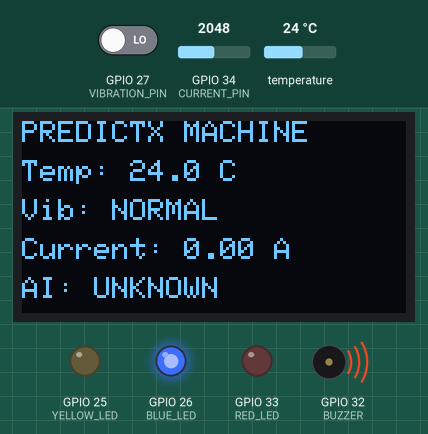
A program run on a simulated ESP32. On the bench: 128×64 one-colour display, output pins drawn as LEDs (lit = HIGH), buzzer (waves = sounding, pin HIGH). Inputs (shaded band) come from the test bench; at power-on: GPIO 34 (CURRENT_PIN) = 2048, GPIO 27 (VIBRATION_PIN) LOW, temperature 24 °C (analog values on the 0–4095 scale). WiFi joins after 1.5 s; servers stay silent unless stated; uploads are accepted with an empty reply; what the program prints to the serial monitor is not drawn.

Above: at 7.3 s.
7.4 s: GPIO 34 (CURRENT_PIN) set to 2099
At 11.6 s:
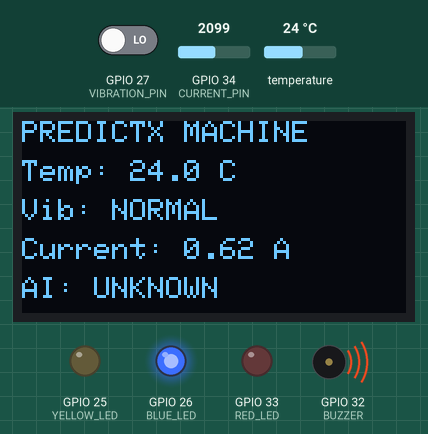
12.2 s: GPIO 34 (CURRENT_PIN) set to 2184
At 15.8 s:
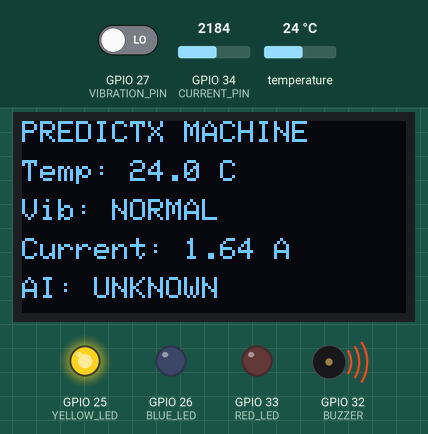
16.3 s: GPIO 27 (VIBRATION_PIN) driven HIGH
At 20.0 s:
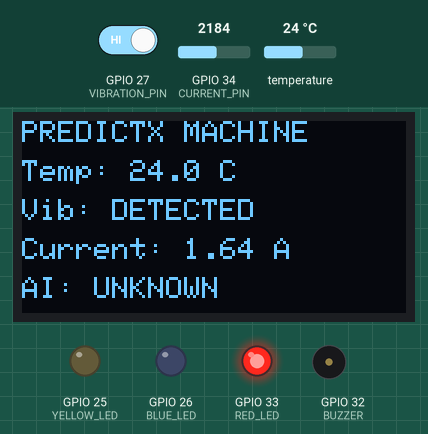
20.4 s: temperature set to 12 °C
At 24.1 s:
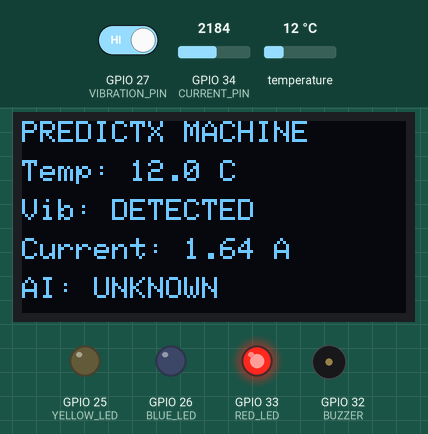
24.4 s: GPIO 27 (VIBRATION_PIN) driven LOW
At 27.3 s:
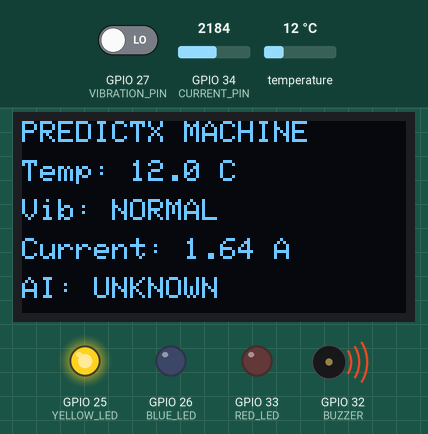
28.5 s: temperature set to 19 °C
Timing chart, 0 to 31.5 s (numbered marks = the images above; inputs shaded):
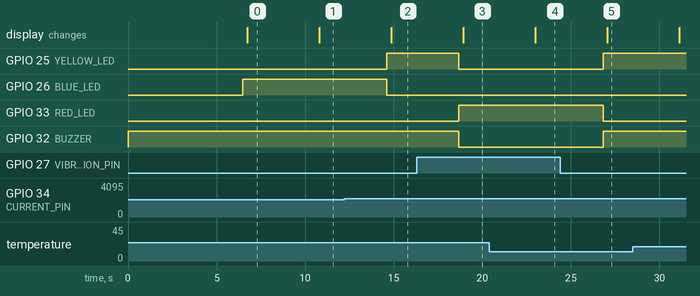

The program:

main.cpp
```cpp
#include <Arduino.h>
#include <WiFi.h>
#include <WebServer.h>
#include <HTTPClient.h>
#include <Wire.h>
#include <OneWire.h>
#include <DallasTemperature.h>
#include <Adafruit_GFX.h>
#include <Adafruit_SSD1306.h>

// ================= WIFI =================
const char* ssid = "motoedge60fusion_2747";
const char* password = "password";

// Laptop IP running api.py
const char* AI_URL = "http://10.175.92.207:5000/predict";

WebServer server(80);

// ================= PINS =================
#define TEMP_PIN       4
#define VIBRATION_PIN  27
#define CURRENT_PIN    34

#define BLUE_LED       26
#define YELLOW_LED     25
#define RED_LED        33
#define BUZZER         32

// ================= OLED =================
#define SCREEN_WIDTH 128
#define SCREEN_HEIGHT 64

Adafruit_SSD1306 display(
  SCREEN_WIDTH,
  SCREEN_HEIGHT,
  &Wire,
  -1
);

// ================= TEMPERATURE =================
OneWire oneWire(TEMP_PIN);
DallasTemperature tempSensor(&oneWire);

// ================= VARIABLES =================
float temperature = 0;
float current = 0;
float zeroVoltage = 0;

int vibration = 0;

String status = "STARTING";
String aiPrediction = "WAITING";

// ================= ACS712 =================
const float ACS_SENSITIVITY = 0.100;
const float DIVIDER_FACTOR = 1.5;

// ================= THRESHOLD LIMITS =================

// Temperature
const float TEMP_WARNING = 45.0;
const float TEMP_FAULT   = 60.0;

// Current
const float CURRENT_WARNING = 1.20;
const float CURRENT_FAULT   = 2.00;

// Vibration
// HIGH = vibration detected = FAULT


// ================= CURRENT READING =================
float readCurrent() {

  long total = 0;

  for (int i = 0; i < 100; i++) {

    total += analogRead(CURRENT_PIN);

    delayMicroseconds(500);
  }

  float adc = total / 100.0;

  float adcVoltage =
    (adc / 4095.0) * 3.3;

  float sensorVoltage =
    adcVoltage * DIVIDER_FACTOR;

  float amps =
    (sensorVoltage - zeroVoltage)
    / ACS_SENSITIVITY;

  if (abs(amps) < 0.08) {
    amps = 0;
  }

  return abs(amps);
}


// ================= AI API =================
void sendToAI() {

  if (WiFi.status() != WL_CONNECTED) {

    Serial.println(
      "AI: WiFi not connected"
    );

    return;
  }

  HTTPClient http;

  http.begin(AI_URL);

  http.addHeader(
    "Content-Type",
    "application/json"
  );

  String json =
    "{\"temperature\":" +
    String(temperature, 1) +
    ",\"vibration\":" +
    String(vibration) +
    ",\"current\":" +
    String(current, 2) +
    "}";

  Serial.println(
    "Sending to AI:"
  );

  Serial.println(json);

  int code = http.POST(json);

  if (code > 0) {

    String response =
      http.getString();

    Serial.print(
      "AI Response: "
    );

    Serial.println(response);

    // Read prediction
    if (response.indexOf("FAULT") >= 0) {

      aiPrediction = "FAULT";

    }

    else if (response.indexOf("WARNING") >= 0) {

      aiPrediction = "WARNING";

    }

    else if (response.indexOf("NORMAL") >= 0) {

      aiPrediction = "NORMAL";

    }

    else {

      aiPrediction = "UNKNOWN";
    }

  }

  else {

    Serial.print(
      "AI connection error: "
    );

    Serial.println(code);

    aiPrediction = "OFFLINE";
  }

  http.end();
}


// ================= DASHBOARD =================
void handleRoot() {

  String page = R"rawliteral(
<!DOCTYPE html>
<html lang="en">
<head>
<meta charset="UTF-8">
<meta name="viewport" content="width=device-width, initial-scale=1">
<meta http-equiv="refresh" content="2">
<title>PredictX • ESP32 AI Monitor</title>
<style>
  :root {
    --bg: #090d0b;
    --panel: rgba(18, 24, 20, 0.85);
    --border: rgba(196, 241, 105, 0.12);
    --lime: #c4f169;
    --cyan: #71e1d1;
    --green: #4ade80;
    --amber: #facc15;
    --red: #f87171;
    --text: #f1f5f0;
    --muted: #8b998a;
  }
  * { box-sizing: border-box; margin: 0; padding: 0; }
  body {
    font-family: -apple-system, BlinkMacSystemFont, "Segoe UI", Roboto, "Helvetica Neue", Arial, sans-serif;
    background: radial-gradient(ellipse at 50% 0%, #152018 0%, var(--bg) 70%);
    color: var(--text);
    min-height: 100vh;
    padding: 24px 16px;
    display: flex;
    flex-direction: column;
    align-items: center;
  }
  .container {
    width: 100%;
    max-width: 640px;
  }
  header {
    text-align: center;
    margin-bottom: 24px;
  }
  .logo {
    display: inline-flex;
    align-items: center;
    gap: 8px;
    font-size: 26px;
    font-weight: 800;
    letter-spacing: -0.5px;
    color: var(--lime);
    text-shadow: 0 0 20px rgba(196, 241, 105, 0.25);
  }
  .subtitle {
    color: var(--muted);
    font-size: 12px;
    letter-spacing: 1px;
    text-transform: uppercase;
    margin-top: 4px;
  }
  .live-pill {
    display: inline-flex;
    align-items: center;
    gap: 6px;
    background: rgba(196, 241, 105, 0.08);
    border: 1px solid rgba(196, 241, 105, 0.2);
    color: var(--lime);
    padding: 4px 12px;
    border-radius: 999px;
    font-size: 11px;
    font-family: monospace;
    margin-top: 10px;
  }
  .dot {
    width: 7px;
    height: 7px;
    border-radius: 50%;
    background: var(--lime);
    box-shadow: 0 0 8px var(--lime);
    animation: pulse 1.8s infinite;
  }
  .status-hero {
    background: var(--panel);
    border: 1px solid var(--border);
    backdrop-filter: blur(12px);
    border-radius: 18px;
    padding: 24px;
    text-align: center;
    box-shadow: 0 16px 40px rgba(0, 0, 0, 0.4);
    margin-bottom: 16px;
  }
  .status-hero .label {
    font-size: 11px;
    text-transform: uppercase;
    letter-spacing: 1.5px;
    color: var(--muted);
    margin-bottom: 8px;
  }
  .badge {
    display: inline-block;
    font-size: 24px;
    font-weight: 800;
    letter-spacing: 1.5px;
    padding: 6px 20px;
    border-radius: 12px;
    border: 1px solid transparent;
  }
  .status-NORMAL {
    color: var(--green);
    background: rgba(74, 222, 128, 0.12);
    border-color: rgba(74, 222, 128, 0.3);
    text-shadow: 0 0 16px rgba(74, 222, 128, 0.3);
  }
  .status-WARNING {
    color: var(--amber);
    background: rgba(250, 204, 21, 0.12);
    border-color: rgba(250, 204, 21, 0.35);
    text-shadow: 0 0 16px rgba(250, 204, 21, 0.3);
  }
  .status-FAULT {
    color: var(--red);
    background: rgba(248, 113, 113, 0.15);
    border-color: rgba(248, 113, 113, 0.4);
    text-shadow: 0 0 20px rgba(248, 113, 113, 0.4);
    animation: pulse-red 1.5s infinite;
  }
  .status-WAITING, .status-OFFLINE, .status-UNKNOWN, .status-STARTING {
    color: var(--cyan);
    background: rgba(113, 225, 209, 0.1);
    border-color: rgba(113, 225, 209, 0.25);
  }
  .grid {
    display: grid;
    grid-template-columns: repeat(2, 1fr);
    gap: 14px;
    margin-bottom: 16px;
  }
  .card {
    background: var(--panel);
    border: 1px solid var(--border);
    backdrop-filter: blur(12px);
    border-radius: 16px;
    padding: 18px 16px;
    box-shadow: 0 12px 30px rgba(0, 0, 0, 0.3);
    position: relative;
    overflow: hidden;
    transition: transform 0.2s, border-color 0.2s;
  }
  .card:hover {
    transform: translateY(-2px);
    border-color: rgba(196, 241, 105, 0.3);
  }
  .card-top {
    display: flex;
    align-items: center;
    justify-content: space-between;
    margin-bottom: 12px;
  }
  .card-icon {
    font-size: 20px;
    width: 36px;
    height: 36px;
    display: flex;
    align-items: center;
    justify-content: center;
    border-radius: 10px;
    background: rgba(196, 241, 105, 0.08);
    border: 1px solid rgba(196, 241, 105, 0.15);
  }
  .card-title {
    font-size: 11px;
    text-transform: uppercase;
    letter-spacing: 1px;
    color: var(--muted);
    font-weight: 600;
  }
  .card-value {
    font-size: 22px;
    font-weight: 800;
    letter-spacing: -0.5px;
    color: #fff;
    margin-bottom: 4px;
    font-family: monospace;
  }
  .card-meta {
    font-size: 10px;
    color: var(--muted);
    font-family: monospace;
  }
  .ai-card {
    grid-column: span 2;
    background: linear-gradient(135deg, rgba(25, 34, 28, 0.9), rgba(16, 22, 18, 0.9));
    border-color: rgba(196, 241, 105, 0.25);
  }
  .vib-NORMAL { color: var(--green); }
  .vib-DETECTED { color: var(--red); animation: pulse-red 1.5s infinite; }
  footer {
    text-align: center;
    color: var(--muted);
    font-size: 10px;
    font-family: monospace;
    letter-spacing: 0.5px;
    margin-top: 12px;
  }
  @keyframes pulse {
    0%, 100% { opacity: 1; transform: scale(1); }
    50% { opacity: 0.4; transform: scale(0.9); }
  }
  @keyframes pulse-red {
    0%, 100% { box-shadow: 0 0 0 rgba(248, 113, 113, 0); }
    50% { box-shadow: 0 0 16px rgba(248, 113, 113, 0.4); }
  }
  @media (max-width: 440px) {
    .grid { grid-template-columns: 1fr; }
    .ai-card { grid-column: span 1; }
  }
</style>
</head>
<body>
<div class="container">
  <header>
    <div class="logo">⚙️ PredictX</div>
    <div class="subtitle">Edge AI Predictive Maintenance</div>
    <div class="live-pill"><span class="dot"></span> Live Telemetry (2s Refresh)</div>
  </header>

  <div class="status-hero">
    <div class="label">Machine Overall Status</div>
    <div class="badge status-%STATUS%">%STATUS%</div>
  </div>

  <div class="grid">
    <div class="card ai-card">
      <div class="card-top">
        <div class="card-title">Random Forest AI Prediction</div>
        <div class="card-icon">🤖</div>
      </div>
      <div class="card-value badge status-%AI%">%AI%</div>
      <div class="card-meta">Realtime Cloud Inference via Flask API</div>
    </div>

    <div class="card">
      <div class="card-top">
        <div class="card-title">Temperature</div>
        <div class="card-icon">🌡️</div>
      </div>
      <div class="card-value">%TEMP% °C</div>
      <div class="card-meta">DS18B20 1-Wire Digital</div>
    </div>

    <div class="card">
      <div class="card-top">
        <div class="card-title">Vibration</div>
        <div class="card-icon">📳</div>
      </div>
      <div class="card-value vib-%VIB%">%VIB%</div>
      <div class="card-meta">SW-420 High-Sensitivity</div>
    </div>

    <div class="card" style="grid-column: span 2;">
      <div class="card-top">
        <div class="card-title">Motor Load Current</div>
        <div class="card-icon">⚡</div>
      </div>
      <div class="card-value">%CURRENT% A</div>
      <div class="card-meta">ACS712 Hall-Effect Sensor (Auto-Calibrated)</div>
    </div>
  </div>

  <footer>
    PredictX Edge v2.0 • ESP32 + AI Cloud Synchronization
  </footer>
</div>
</body>
</html>
)rawliteral";


  page.replace(
    "%STATUS%",
    status
  );


  page.replace(
    "%AI%",
    aiPrediction
  );


  page.replace(
    "%TEMP%",
    String(temperature, 1)
  );


  page.replace(
    "%CURRENT%",
    String(current, 2)
  );


  if (vibration == HIGH) {

    page.replace(
      "%VIB%",
      "DETECTED"
    );

  }

  else {

    page.replace(
      "%VIB%",
      "NORMAL"
    );
  }


  server.send(
    200,
    "text/html",
    page
  );
}


// ================= SETUP =================
void setup() {

  Serial.begin(115200);


  // Vibration
  pinMode(
    VIBRATION_PIN,
    INPUT
  );


  // ADC
  analogReadResolution(12);


  // LEDs
  pinMode(
    BLUE_LED,
    OUTPUT
  );

  pinMode(
    YELLOW_LED,
    OUTPUT
  );

  pinMode(
    RED_LED,
    OUTPUT
  );


  // Buzzer
  pinMode(
    BUZZER,
    OUTPUT
  );


  // All LEDs OFF
  digitalWrite(
    BLUE_LED,
    LOW
  );

  digitalWrite(
    YELLOW_LED,
    LOW
  );

  digitalWrite(
    RED_LED,
    LOW
  );


  // Active-low buzzer OFF
  digitalWrite(
    BUZZER,
    HIGH
  );


  // ================= OLED =================

  Wire.begin(21, 22);


  if (!display.begin(
        SSD1306_SWITCHCAPVCC,
        0x3C)) {

    Serial.println(
      "OLED NOT FOUND"
    );

    while (1);
  }


  // ================= TEMPERATURE =================

  tempSensor.begin();


  // ================= ACS712 CALIBRATION =================

  Serial.println();

  Serial.println(
    "PREDICTX STARTING"
  );

  Serial.println(
    "Keep motor OFF..."
  );

  Serial.println(
    "Calibrating ACS712..."
  );


  delay(2000);


  long total = 0;


  for (int i = 0; i < 1000; i++) {

    total += analogRead(
      CURRENT_PIN
    );

    delay(2);
  }


  float averageADC =
    total / 1000.0;


  float adcVoltage =
    (averageADC / 4095.0) * 3.3;


  zeroVoltage =
    adcVoltage * DIVIDER_FACTOR;


  Serial.print(
    "ACS712 Zero Voltage: "
  );

  Serial.println(
    zeroVoltage,
    3
  );


  // ================= WIFI =================

  Serial.println();

  Serial.println(
    "Connecting to WiFi..."
  );


  WiFi.begin(
    ssid,
    password
  );


  while (
    WiFi.status() != WL_CONNECTED
  ) {

    delay(500);

    Serial.print(".");
  }


  Serial.println();

  Serial.println(
    "WiFi Connected!"
  );


  Serial.print(
    "ESP32 IP: "
  );

  Serial.println(
    WiFi.localIP()
  );


  // ================= WEB SERVER =================

  server.on(
    "/",
    handleRoot
  );


  server.begin();


  Serial.println(
    "Dashboard started!"
  );


  Serial.print(
    "AI Server: "
  );

  Serial.println(
    AI_URL
  );
}


// ================= LOOP =================
void loop() {


  // ================= READ TEMPERATURE =================

  tempSensor.requestTemperatures();

  temperature =
    tempSensor.getTempCByIndex(0);


  // ================= READ VIBRATION =================

  vibration =
    digitalRead(
      VIBRATION_PIN
    );


  // ================= READ CURRENT =================

  current =
    readCurrent();


  // ================= TURN EVERYTHING OFF =================

  digitalWrite(
    BLUE_LED,
    LOW
  );

  digitalWrite(
    YELLOW_LED,
    LOW
  );

  digitalWrite(
    RED_LED,
    LOW
  );


  // Buzzer OFF
  digitalWrite(
    BUZZER,
    HIGH
  );


  // =====================================================
  //                    FAULT CONDITION
  // =====================================================
  //
  // ANY ONE of these causes:
  //
  // Vibration detected
  // Temperature >= 60°C
  // Current >= 2.00A
  //
  // Result:
  // RED LED + BUZZER
  //
  // =====================================================

  if (
    vibration == HIGH ||
    temperature >= TEMP_FAULT ||
    current >= CURRENT_FAULT
  ) {

    status = "FAULT";


    // RED LED ON
    digitalWrite(
      RED_LED,
      HIGH
    );


    // BUZZER ON
    digitalWrite(
      BUZZER,
      LOW
    );
  }


  // =====================================================
  //                    WARNING CONDITION
  // =====================================================
  //
  // Temperature >= 45°C
  // OR
  // Current >= 1.20A
  //
  // Result:
  // YELLOW LED
  //
  // =====================================================

  else if (
    temperature >= TEMP_WARNING ||
    current >= CURRENT_WARNING
  ) {

    status = "WARNING";


    // YELLOW LED ON
    digitalWrite(
      YELLOW_LED,
      HIGH
    );


    // Buzzer remains OFF
  }


  // =====================================================
  //                    NORMAL CONDITION
  // =====================================================

  else {

    status = "NORMAL";


    // BLUE LED ON
    digitalWrite(
      BLUE_LED,
      HIGH
    );


    // Buzzer remains OFF
  }


  // ================= SERIAL MONITOR =================

  Serial.println(
    "-------------------------"
  );


  Serial.print(
    "Temperature: "
  );

  Serial.print(
    temperature,
    1
  );

  Serial.println(
    " C"
  );


  Serial.print(
    "Vibration: "
  );


  if (vibration) {

    Serial.println(
      "DETECTED"
    );

  }

  else {

    Serial.println(
      "NORMAL"
    );
  }


  Serial.print(
    "Current: "
  );

  Serial.print(
    current,
    2
  );

  Serial.println(
    " A"
  );


  Serial.print(
    "Status: "
  );

  Serial.println(
    status
  );


  Serial.print(
    "Thresholds -> Temp: "
  );

  Serial.print(
    TEMP_WARNING
  );

  Serial.print(
    "/"
  );

  Serial.print(
    TEMP_FAULT
  );

  Serial.print(
    " C | Current: "
  );

  Serial.print(
    CURRENT_WARNING
  );

  Serial.print(
    "/"
  );

  Serial.print(
    CURRENT_FAULT
  );

  Serial.println(
    " A"
  );


  // ================= AI =================

  sendToAI();


  Serial.print(
    "AI Prediction: "
  );

  Serial.println(
    aiPrediction
  );


  // ================= OLED =================

  display.clearDisplay();


  display.setTextColor(
    SSD1306_WHITE
  );


  display.setTextSize(1);


  display.setCursor(
    0,
    0
  );


  display.println(
    "PREDICTX MACHINE"
  );


  display.setCursor(
    0,
    13
  );


  display.print(
    "Temp: "
  );


  display.print(
    temperature,
    1
  );


  display.println(
    " C"
  );


  display.setCursor(
    0,
    26
  );


  display.print(
    "Vib: "
  );


  if (vibration) {

    display.println(
      "DETECTED"
    );

  }

  else {

    display.println(
      "NORMAL"
    );
  }


  display.setCursor(
    0,
    39
  );


  display.print(
    "Current: "
  );


  display.print(
    current,
    2
  );


  display.println(
    " A"
  );


  display.setCursor(
    0,
    52
  );


  display.print(
    "AI: "
  );


  display.println(
    aiPrediction
  );


  display.display();


  // ================= WEB SERVER =================

  server.handleClient();


  // Read sensors every 3 seconds
  delay(3000);
}
```

Measured:
- the behaviour switches between 2147 and 2148 on GPIO 34 (CURRENT_PIN) (found by bisection; images 1 and 2)
- after the input at 7.4 s, the display: changes after 3.4 s (image 1)
- after the input at 12.2 s, GPIO 25 (YELLOW_LED): LOW → HIGH after 2.4 s; GPIO 26 (BLUE_LED): HIGH → LOW after 2.4 s; the display: changes after 2.7 s (image 2)
- after the input at 16.3 s, GPIO 25 (YELLOW_LED), GPIO 32 (BUZZER): HIGH → LOW after 2.4 s; GPIO 33 (RED_LED): LOW → HIGH after 2.4 s; the display: changes after 2.6 s (image 3)
- after the input at 20.4 s, the display: changes after 2.6 s (image 4)
- after the input at 24.4 s, GPIO 25 (YELLOW_LED), GPIO 32 (BUZZER): LOW → HIGH after 2.4 s; GPIO 33 (RED_LED): HIGH → LOW after 2.4 s; the display: changes after 2.7 s (image 5)
